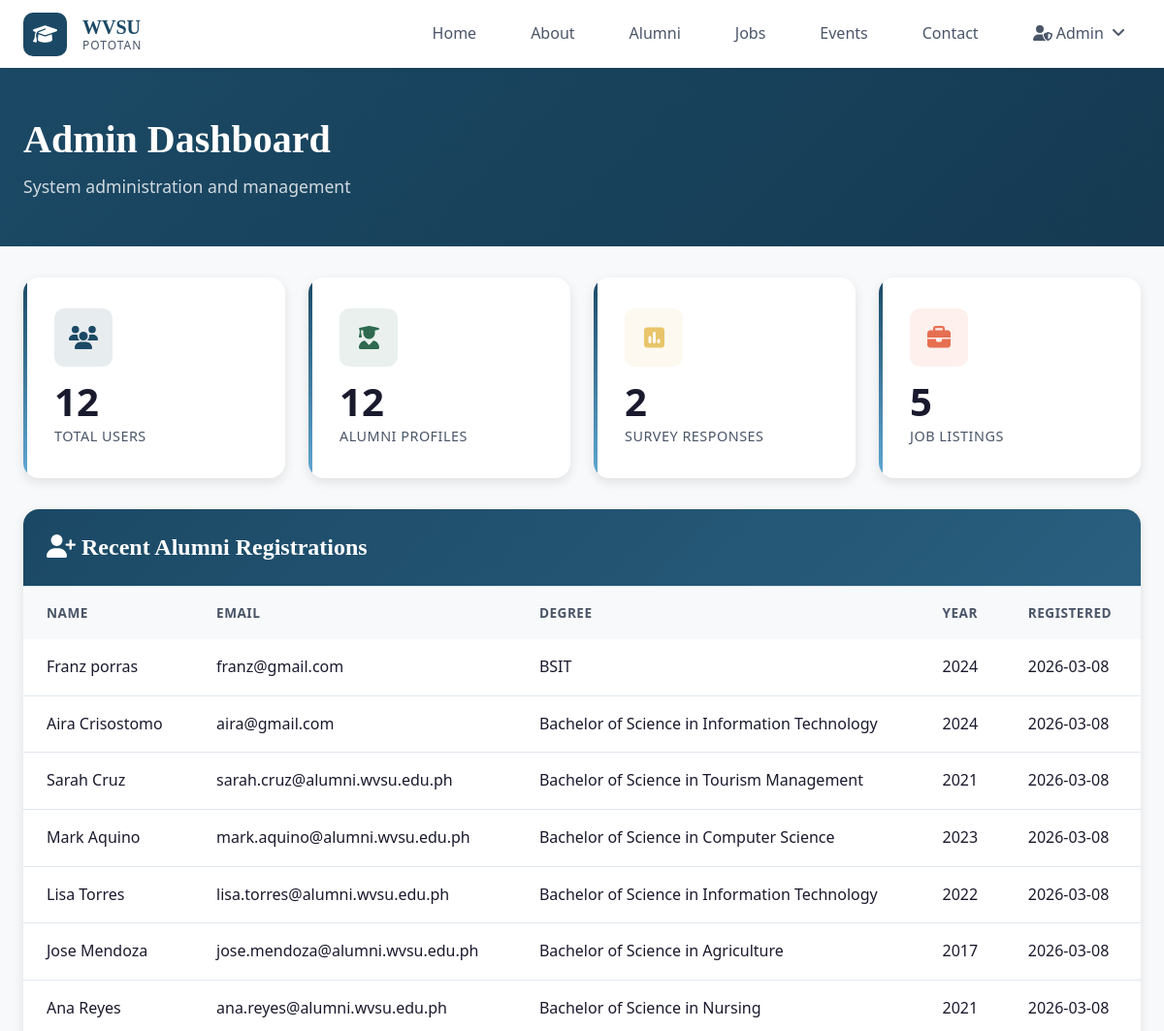
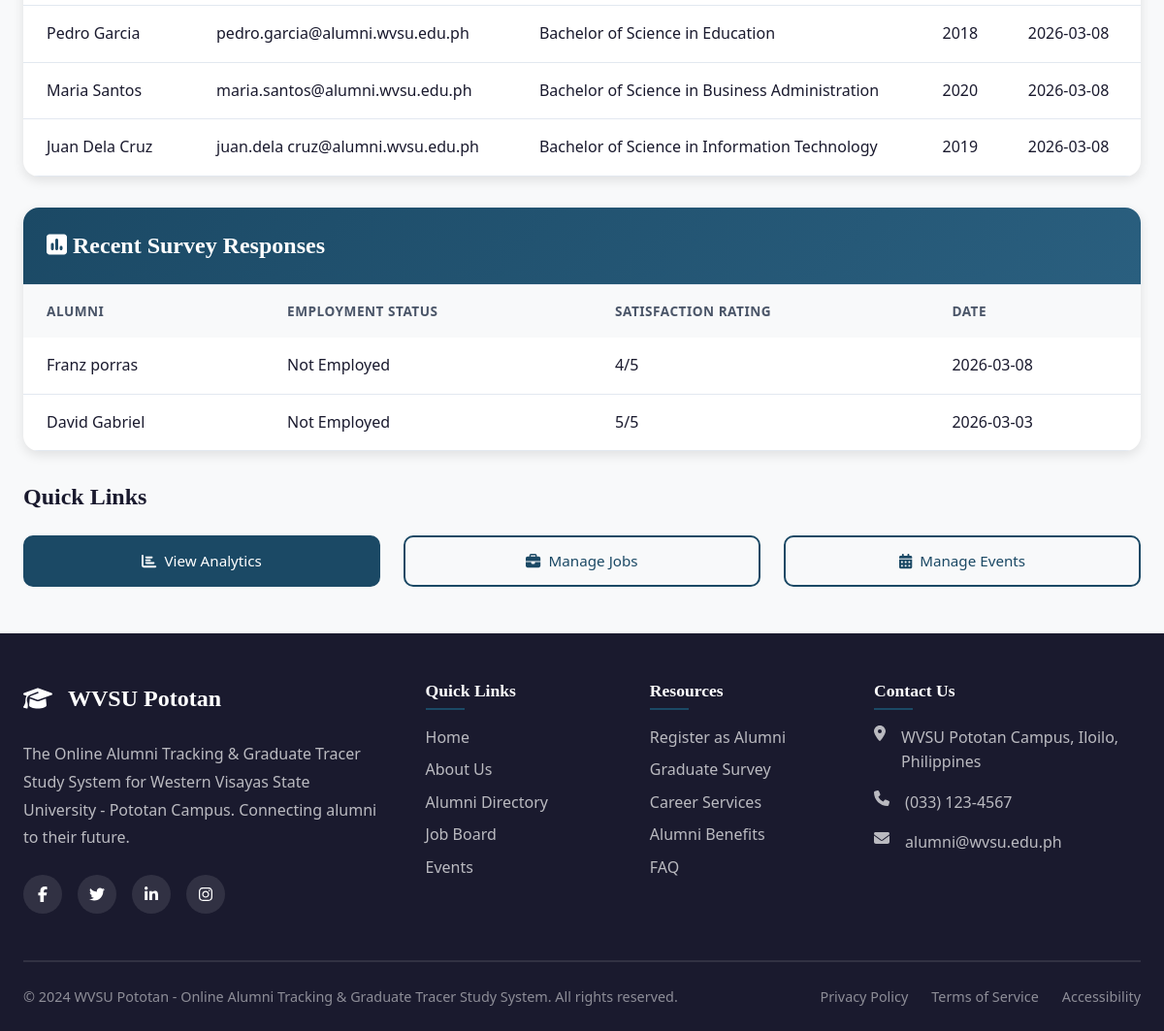
The page /admin (signed in) on the database its author committed (2 pictures, top to bottom).
### app.py (models this page shows)
class AlumniProfile(db.Model):
    id = db.Column(db.Integer, primary_key=True)
    user_id = db.Column(db.Integer, db.ForeignKey('user.id'), nullable=False)
    first_name = db.Column(db.String(50), nullable=False)
    last_name = db.Column(db.String(50), nullable=False)
    middle_name = db.Column(db.String(50))
    gender = db.Column(db.String(20))
    date_of_birth = db.Column(db.Date)
    phone = db.Column(db.String(20))
    address = db.Column(db.Text)
    city = db.Column(db.String(100))
    province = db.Column(db.String(100))
    profile_photo = db.Column(db.String(200))
    facebook_link = db.Column(db.String(200))
    linkedin_link = db.Column(db.String(200))
    student_id = db.Column(db.String(50))
    degree = db.Column(db.String(100), nullable=False)
    year_graduated = db.Column(db.Integer)
    honors = db.Column(db.String(200))
    activities = db.Column(db.Text)
    employment_status = db.Column(db.String(50))  # employed, unemployed, self-employed, student
    current_employer = db.Column(db.String(200))
    job_position = db.Column(db.String(100))
    employment_duration = db.Column(db.String(50))
    salary_range = db.Column(db.String(50))
    work_location = db.Column(db.String(200))
    job_description = db.Column(db.Text)
    skills = db.Column(db.Text)
    certifications = db.Column(db.Text)
    volunteer_work = db.Column(db.Text)
    profile_completed = db.Column(db.Boolean, default=False)
    survey_completed = db.Column(db.Boolean, default=False)
    created_at = db.Column(db.DateTime, default=datetime.utcnow)
    updated_at = db.Column(db.DateTime, default=datetime.utcnow, onupdate=datetime.utcnow)

class User(UserMixin, db.Model):
    id = db.Column(db.Integer, primary_key=True)
    email = db.Column(db.String(120), unique=True, nullable=False)
    password_hash = db.Column(db.String(256), nullable=False)
    role = db.Column(db.String(20), default='alumni')  # alumni, admin
    created_at = db.Column(db.DateTime, default=datetime.utcnow)
    profile = db.relationship('AlumniProfile', backref='user', uselist=False, cascade='all, delete-orphan')

class SurveyResponse(db.Model):
    id = db.Column(db.Integer, primary_key=True)
    alumni_id = db.Column(db.Integer, db.ForeignKey('alumni_profile.id'), nullable=False)
    alumni_profile = db.relationship('AlumniProfile', backref='survey_responses')
    education_quality = db.Column(db.Integer)  # 1-5
    curriculum_relevance = db.Column(db.Integer)  # 1-5
    facilities_rating = db.Column(db.Integer)  # 1-5
    instructor_quality = db.Column(db.Integer)  # 1-5
    research_opportunities = db.Column(db.Integer)  # 1-5
    competency_technical = db.Column(db.Integer)  # 1-5
    competency_soft = db.Column(db.Integer)  # 1-5
    competency_problem = db.Column(db.Integer)  # 1-5
    competency_communication = db.Column(db.Integer)  # 1-5
    competency_leadership = db.Column(db.Integer)  # 1-5
    is_employed = db.Column(db.Boolean)
    job_related = db.Column(db.Boolean)
    job_searching = db.Column(db.Boolean)
    employment_sector = db.Column(db.String(100))
    overall_satisfaction = db.Column(db.Integer)  # 1-5
    recommend_rating = db.Column(db.Integer)  # 1-10
    suggestions = db.Column(db.Text)
    created_at = db.Column(db.DateTime, default=datetime.utcnow)

### app.py (the view)
@app.route('/admin')
@login_required
def admin():
    if current_user.role != 'admin':
        flash('Access denied.', 'danger')
        return redirect(url_for('dashboard'))
    total_users = User.query.count()
    total_alumni = AlumniProfile.query.count()
    total_surveys = SurveyResponse.query.count()
    total_jobs = Job.query.count()
    total_events = Event.query.count()
    recent_alumni = AlumniProfile.query.order_by(AlumniProfile.created_at.desc()).limit(10).all()
    recent_surveys = db.session.query(SurveyResponse, AlumniProfile).join(
        AlumniProfile, SurveyResponse.alumni_id == AlumniProfile.id
    ).order_by(SurveyResponse.created_at.desc()).limit(10).all()
    return render_template('admin.html',
                         total_users=total_users,
                         total_alumni=total_alumni,
                         total_surveys=total_surveys,
                         total_jobs=total_jobs,
                         total_events=total_events,
                         recent_alumni=recent_alumni,
                         recent_surveys=recent_surveys)

### app.py (called while the page is built)
@login_manager.user_loader
def load_user(user_id):
    return User.query.get(int(user_id))

### templates/admin.html (shortened to what this page needs)
{% extends "base.html" %}
{% block content %}
<div class="page-header">
    <div class="container">
        <div class="page-header-content">
            <h1>Admin Dashboard</h1>
            <p>System administration and management</p>
        </div>
    </div>
</div>
<div class="container" style="padding-bottom: var(--space-xxl);">
    <div class="analytics-grid" style="margin-bottom: var(--space-xl);">
        <div class="stat-card">
            <div class="stat-card-icon primary">
                <i class="fas fa-users"></i>
            </div>
            <div class="stat-card-value">{{ total_users }}</div>
            <div class="stat-card-label">Total Users</div>
        </div>
        <div class="stat-card">
            <div class="stat-card-icon success">
                <i class="fas fa-user-graduate"></i>
            </div>
            <div class="stat-card-value">{{ total_alumni }}</div>
            <div class="stat-card-label">Alumni Profiles</div>
        </div>
        <div class="stat-card">
            <div class="stat-card-icon warning">
                <i class="fas fa-poll"></i>
            </div>
            <div class="stat-card-value">{{ total_surveys }}</div>
            <div class="stat-card-label">Survey Responses</div>
        </div>
        <div class="stat-card">
            <div class="stat-card-icon danger">
                <i class="fas fa-briefcase"></i>
            </div>
            <div class="stat-card-value">{{ total_jobs }}</div>
            <div class="stat-card-label">Job Listings</div>
        </div>
    </div>
    <div class="card" style="margin-bottom: var(--space-xl);">
        <div class="card-header">
            <h3><i class="fas fa-user-plus"></i> Recent Alumni Registrations</h3>
        </div>
        <div class="card-body" style="padding: 0;">
            <table class="table">
                <thead>
                    <tr>
                        <th>Name</th>
                        <th>Email</th>
                        <th>Degree</th>
                        <th>Year</th>
                        <th>Registered</th>
                    </tr>
                </thead>
                <tbody>
                    {% for alum in recent_alumni %}
                    <tr>
                        <td>{{ alum.first_name }} {{ alum.last_name }}</td>
                        <td>{{ alum.user.email }}</td>
                        <td>{{ alum.degree }}</td>
                        <td>{{ alum.year_graduated }}</td>
                        <td>{{ alum.created_at.strftime('%Y-%m-%d') }}</td>
                    </tr>
                    {% endfor %}
                </tbody>
            </table>
        </div>
    </div>
    <div class="card">
        <div class="card-header">
            <h3><i class="fas fa-poll"></i> Recent Survey Responses</h3>
        </div>
        <div class="card-body" style="padding: 0;">
            <table class="table">
                <thead>
                    <tr>
                        <th>Alumni</th>
                        <th>Employment Status</th>
                        <th>Satisfaction Rating</th>
                        <th>Date</th>
                    </tr>
                </thead>
                <tbody>
                    {% for survey, profile in recent_surveys %}
                    <tr>
                        <td>{{ profile.first_name }} {{ profile.last_name }}</td>
                        <td>{% if survey.is_employed %}Employed{% else %}Not Employed{% endif %}</td>
                        <td>{{ survey.overall_satisfaction }}/5</td>
                        <td>{{ survey.created_at.strftime('%Y-%m-%d') }}</td>
                    </tr>
                    {% endfor %}
                </tbody>
            </table>
        </div>
    </div>
    <div style="margin-top: var(--space-xl);">
        <h3 style="margin-bottom: var(--space-lg);">Quick Links</h3>
        <div style="display: grid; grid-template-columns: repeat(auto-fit, minmax(200px, 1fr)); gap: var(--space-lg);">
            <a href="{{ url_for('analytics') }}" class="btn btn-primary">
                <i class="fas fa-chart-bar"></i> View Analytics
            </a>
            <a href="{{ url_for('jobs') }}" class="btn btn-outline">
                <i class="fas fa-briefcase"></i> Manage Jobs
            </a>
            <a href="{{ url_for('events') }}" class="btn btn-outline">
                <i class="fas fa-calendar-alt"></i> Manage Events
            </a>
        </div>
    </div>
</div>
{% endblock %}

### rows shown on the page
AlumniProfile: first_name "Franz", last_name "porras", user.email "franz@gmail.com", degree "BSIT", year_graduated "2024", created_at "2026-03-08"
AlumniProfile: first_name "Aira", last_name "Crisostomo", user.email "aira@gmail.com", degree "Bachelor of Science in Information Technology", year_graduated "2024", created_at "2026-03-08"
AlumniProfile: first_name "Sarah", last_name "Cruz", user.email "sarah.cruz@alumni.wvsu.edu.ph", degree "Bachelor of Science in Tourism Management", year_graduated "2021", created_at "2026-03-08"
AlumniProfile: first_name "Mark", last_name "Aquino", user.email "mark.aquino@alumni.wvsu.edu.ph", degree "Bachelor of Science in Computer Science", year_graduated "2023", created_at "2026-03-08"
AlumniProfile: first_name "Lisa", last_name "Torres", user.email "lisa.torres@alumni.wvsu.edu.ph", degree "Bachelor of Science in Information Technology", year_graduated "2022", created_at "2026-03-08"
AlumniProfile: first_name "Jose", last_name "Mendoza", user.email "jose.mendoza@alumni.wvsu.edu.ph", degree "Bachelor of Science in Agriculture", year_graduated "2017", created_at "2026-03-08"
AlumniProfile: first_name "Ana", last_name "Reyes", user.email "ana.reyes@alumni.wvsu.edu.ph", degree "Bachelor of Science in Nursing", year_graduated "2021", created_at "2026-03-08"
AlumniProfile: first_name "Pedro", last_name "Garcia", user.email "pedro.garcia@alumni.wvsu.edu.ph", degree "Bachelor of Science in Education", year_graduated "2018", created_at "2026-03-08"
AlumniProfile: first_name "Maria", last_name "Santos", user.email "maria.santos@alumni.wvsu.edu.ph", degree "Bachelor of Science in Business Administration", year_graduated "2020", created_at "2026-03-08"
AlumniProfile: first_name "Juan", last_name "Dela Cruz", user.email "juan.dela cruz@alumni.wvsu.edu.ph", degree "Bachelor of Science in Information Technology", year_graduated "2019", created_at "2026-03-08"
SurveyResponse: first_name "Franz", last_name "porras", is_employed "Not Employed", overall_satisfaction "4", created_at "2026-03-08"
SurveyResponse: first_name "David", last_name "Gabriel", is_employed "Not Employed", overall_satisfaction "5", created_at "2026-03-03"

### other values the page prints
{{ total_users }} "12"
{{ total_alumni }} "12"
{{ total_surveys }} "2"
{{ total_jobs }} "5"
